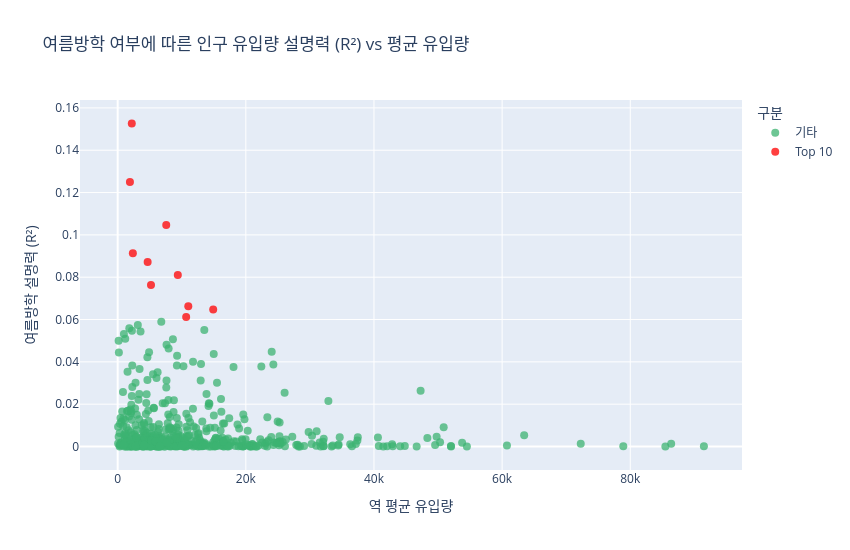
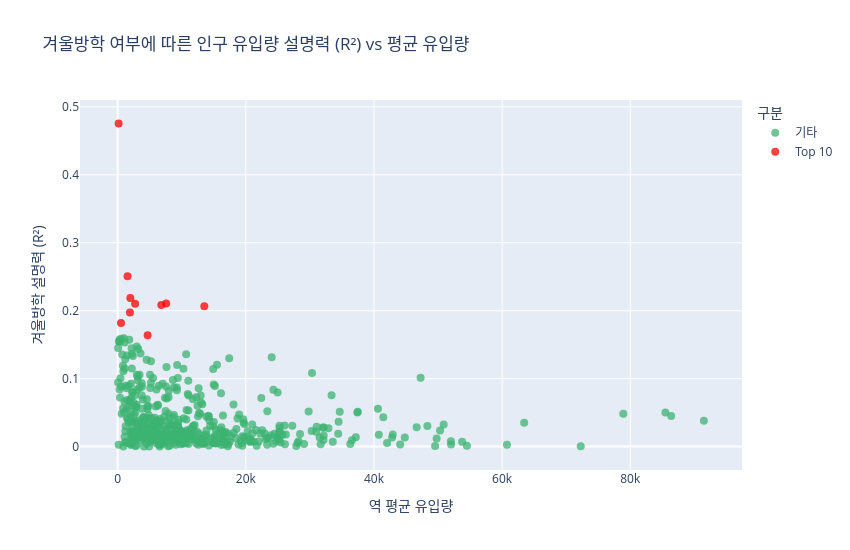

The notebook cell these images were saved under, in order:
### Markdown cell above
## 방학 유형 별로 각 역의 인구 유입량에 대한 설명력을 회귀 분석하고 산점도로 시각화

### Code cell
# 여름방학 및 겨울방학 여부에 따른 인구 유입량 설명력(R²)을 별도로 계산하고 산점도로 시각화하는 코드

# 1. 방학 종류 리스트
vacation_types = ['여름방학', '겨울방학']

# 2. 평균 유입량 계산
station_avg = df_filtered.groupby('역명')['인구유입량'].mean()

# 3. 반복 분석
for vac in vacation_types:
    results = []
    
    df_temp = df_filtered.copy()
    
    # 해당 방학 여부만 1, 나머지 0
    df_temp['방학더미'] = (df_temp['방학 여부'] == vac).astype(int)
    
    for station in df_temp['역명'].unique():
        sub = df_temp[df_temp['역명'] == station]
        
        if len(sub) < 30:
            continue
        
        X = sub[['방학더미']]
        y = sub['인구유입량']
        
        model = LinearRegression().fit(X, y)
        y_pred = model.predict(X)
        r2 = r2_score(y, y_pred)
        
        results.append({
            '역명': station,
            'R2': r2,
            '평균유입량': station_avg[station]
        })
    
    # 4. 결과 정리
    r2_df = pd.DataFrame(results)
    r2_df['Top10'] = r2_df['R2'].rank(ascending=False, method='min') <= 10
    
    # 5. 시각화
    fig = px.scatter(
        r2_df,
        x='평균유입량',
        y='R2',
        hover_name='역명',
        color=r2_df['Top10'].map({True: 'Top 10', False: '기타'}),
        color_discrete_map={'Top 10': 'red', '기타': 'mediumseagreen'},
        title=f"{vac} 여부에 따른 인구 유입량 설명력 (R²) vs 평균 유입량",
        labels={'평균유입량': '역 평균 유입량', 'R2': f'{vac} 설명력 (R²)', 'color': '구분'},
        opacity=0.75
    )
    
    fig.update_traces(marker=dict(size=8))
    fig.update_layout(width=850, height=550)
    fig.show()

### Figure 1 — Plotly figure (JSON) as saved in the notebook; plotly's stock layout.template omitted (floating-point values rounded to 4 significant figures; data arrays with more than 128 entries replaced by an {"elided": "..."} marker saying what was removed)
{"data": [{"hovertemplate": "<b>%{hovertext}</b><br><br>구분=기타<br>역 평균 유입량=%{x}<br>여름방학 설명력 (R²)=%{y}<extra></extra>", "hovertext": {"elided": "511 str values"}, "legendgroup": "기타", "marker": {"color": "mediumseagreen", "opacity": 0.75, "size": 8, "symbol": "circle"}, "mode": "markers", "name": "기타", "orientation": "v", "showlegend": true, "type": "scatter", "x": {"elided": "511 float values"}, "xaxis": "x", "y": {"elided": "511 float values"}, "yaxis": "y"}, {"hovertemplate": "<b>%{hovertext}</b><br><br>구분=Top 10<br>역 평균 유입량=%{x}<br>여름방학 설명력 (R²)=%{y}<extra></extra>", "hovertext": ["가천대", "가평", "동대입구", "두정", "성환", "소래포구", "신창(순천향대)", "쌍용(나사렛대)", "어린이대공원(세종대)", "한양대"], "legendgroup": "Top 10", "marker": {"color": "red", "opacity": 0.75, "size": 8, "symbol": "circle"}, "mode": "markers", "name": "Top 10", "orientation": "v", "showlegend": true, "type": "scatter", "x": [9387.0, 2204.0, 10690.0, 7579.0, 4680.0, 5200.0, 1915.0, 2369.0, 14910.0, 11020.0], "xaxis": "x", "y": [0.08108, 0.1526, 0.06119, 0.1047, 0.08716, 0.07628, 0.125, 0.09129, 0.0647, 0.06622], "yaxis": "y"}], "layout": {"height": 550, "legend": {"title": {"text": "구분"}, "tracegroupgap": 0}, "title": {"text": "여름방학 여부에 따른 인구 유입량 설명력 (R²) vs 평균 유입량"}, "width": 850, "xaxis": {"anchor": "y", "domain": [0, 1], "title": {"text": "역 평균 유입량"}}, "yaxis": {"anchor": "x", "domain": [0, 1], "title": {"text": "여름방학 설명력 (R²)"}}}}

### Figure 2 — Plotly figure (JSON) as saved in the notebook; plotly's stock layout.template omitted (floating-point values rounded to 4 significant figures; data arrays with more than 128 entries replaced by an {"elided": "..."} marker saying what was removed)
{"data": [{"hovertemplate": "<b>%{hovertext}</b><br><br>구분=기타<br>역 평균 유입량=%{x}<br>겨울방학 설명력 (R²)=%{y}<extra></extra>", "hovertext": {"elided": "511 str values"}, "legendgroup": "기타", "marker": {"color": "mediumseagreen", "opacity": 0.75, "size": 8, "symbol": "circle"}, "mode": "markers", "name": "기타", "orientation": "v", "showlegend": true, "type": "scatter", "x": {"elided": "511 float values"}, "xaxis": "x", "y": {"elided": "511 float values"}, "yaxis": "y"}, {"hovertemplate": "<b>%{hovertext}</b><br><br>구분=Top 10<br>역 평균 유입량=%{x}<br>겨울방학 설명력 (R²)=%{y}<extra></extra>", "hovertext": ["강촌", "두정", "백양리", "성환", "신창(순천향대)", "양수", "여주", "천안", "춘천", "평택"], "legendgroup": "Top 10", "marker": {"color": "red", "opacity": 0.75, "size": 8, "symbol": "circle"}, "mode": "markers", "name": "Top 10", "orientation": "v", "showlegend": true, "type": "scatter", "x": [520.9, 7579.0, 148.7, 4680.0, 1915.0, 1976.0, 2724.0, 6807.0, 1540.0, 13520.0], "xaxis": "x", "y": [0.1818, 0.2104, 0.4755, 0.1637, 0.1974, 0.2185, 0.2102, 0.2082, 0.2505, 0.2064], "yaxis": "y"}], "layout": {"height": 550, "legend": {"title": {"text": "구분"}, "tracegroupgap": 0}, "title": {"text": "겨울방학 여부에 따른 인구 유입량 설명력 (R²) vs 평균 유입량"}, "width": 850, "xaxis": {"anchor": "y", "domain": [0, 1], "title": {"text": "역 평균 유입량"}}, "yaxis": {"anchor": "x", "domain": [0, 1], "title": {"text": "겨울방학 설명력 (R²)"}}}}
